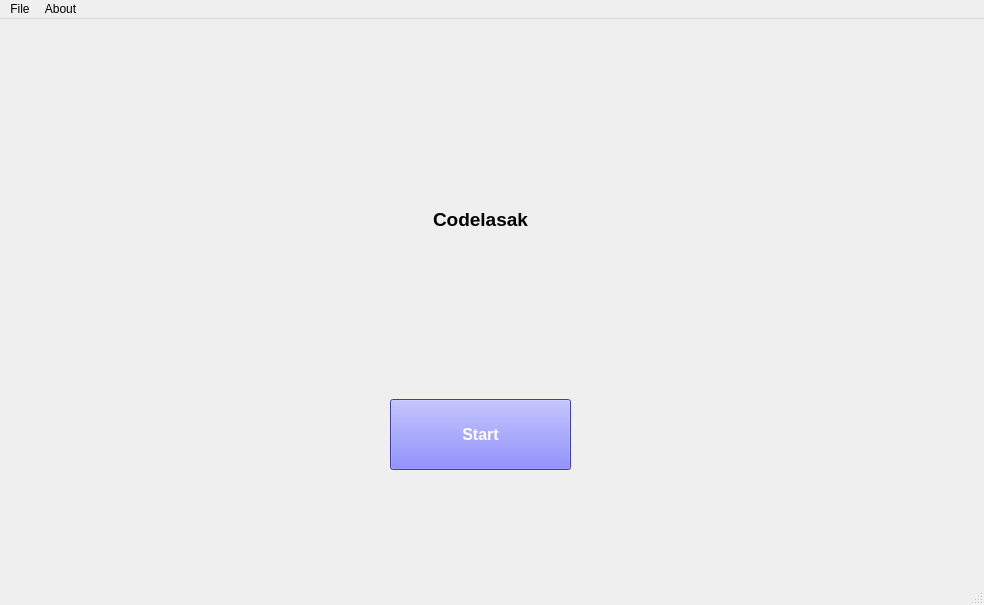
<?xml version="1.0" encoding="UTF-8"?>
<ui version="4.0">
 <class>MainWindow</class>
 <widget class="QMainWindow" name="MainWindow">
  <property name="geometry">
   <rect>
    <x>0</x>
    <y>0</y>
    <width>984</width>
    <height>605</height>
   </rect>
  </property>
  <property name="windowTitle">
   <string>MainWindow</string>
  </property>
  <widget class="QWidget" name="centralwidget">
   <widget class="QPushButton" name="button1">
    <property name="geometry">
     <rect>
      <x>390</x>
      <y>380</y>
      <width>181</width>
      <height>71</height>
     </rect>
    </property>
    <property name="font">
     <font>
      <pointsize>12</pointsize>
      <weight>75</weight>
      <bold>true</bold>
     </font>
    </property>
    <property name="autoFillBackground">
     <bool>false</bool>
    </property>
    <property name="styleSheet">
     <string notr="true">background-color: rgb(85, 85, 255);
color: rgb(255,255, 255)</string>
    </property>
    <property name="text">
     <string>Start</string>
    </property>
    <property name="default">
     <bool>false</bool>
    </property>
    <property name="flat">
     <bool>false</bool>
    </property>
   </widget>
   <widget class="QLabel" name="label1">
    <property name="geometry">
     <rect>
      <x>370</x>
      <y>140</y>
      <width>221</width>
      <height>121</height>
     </rect>
    </property>
    <property name="font">
     <font>
      <pointsize>14</pointsize>
      <weight>75</weight>
      <bold>true</bold>
     </font>
    </property>
    <property name="layoutDirection">
     <enum>Qt::LeftToRight</enum>
    </property>
    <property name="text">
     <string>Codelasak</string>
    </property>
    <property name="alignment">
     <set>Qt::AlignCenter</set>
    </property>
   </widget>
  </widget>
  <widget class="QMenuBar" name="menubar">
   <property name="geometry">
    <rect>
     <x>0</x>
     <y>0</y>
     <width>984</width>
     <height>26</height>
    </rect>
   </property>
   <widget class="QMenu" name="menuFile">
    <property name="title">
     <string>File</string>
    </property>
    <addaction name="actionNew"/>
   </widget>
   <widget class="QMenu" name="menuAbout">
    <property name="title">
     <string>About</string>
    </property>
   </widget>
   <addaction name="menuFile"/>
   <addaction name="menuAbout"/>
  </widget>
  <widget class="QStatusBar" name="statusbar"/>
  <action name="actionNew">
   <property name="text">
    <string>New</string>
   </property>
  </action>
 </widget>
 <resources/>
 <connections/>
</ui>
